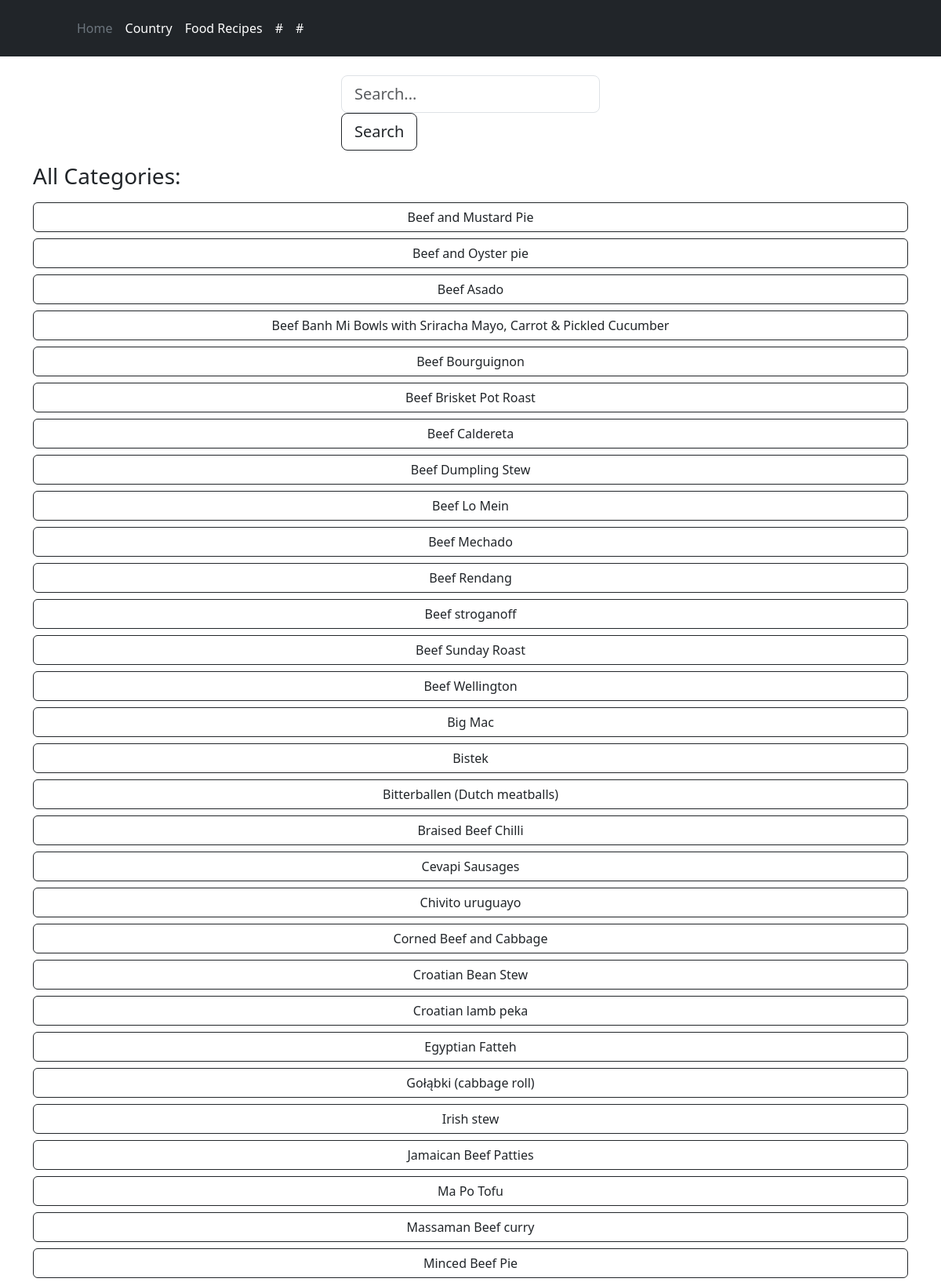
The app's page /food/meals (upper part) with its own data.
### food/models.py (models this page shows)
class Meal(models.Model):
    name = models.CharField(max_length=100)
    image = models.CharField(max_length=100)
    def __str__(self):
        return self.name

### food/views.py (the view)
# urls.py: path('meals', views.meals, name='meals'),
def meals(request):
    q = Meal.objects.all()
    print(q)
    return render(request, 'food/meals.html', {'data': q})

### templates/food/meals.html (shortened to what this page needs)
{% extends 'base.html' %}
{% block content %}
  <div class="container mt-4">
    <div class="d-flex justify-content-center">
        <form class="form-outline" action="{% url 'search'%}">
            <input type="search" name='q' class="form-control form-control-dark form-control-lg" placeholder="Search..." aria-label="Search">
            <button type="submit"  class="btn btn-outline-dark btn-lg btn">Search</button>
        </form>
    </div>
    <h3>All Categories:</h3>
    <div class="d-grid gap-2 mt-3">
      {% for cat in data%}
        <a href="{% url 'meal' meal_name=cat %}" class="btn btn-outline-dark">{{ cat }}</a>
      {% endfor %}
    </div>
  </div>
{% endblock %}

### records on screen
Meal: name "Beef and Mustard Pie"
Meal: name "Beef and Oyster pie"
Meal: name "Beef Asado"
Meal: name "Beef Banh Mi Bowls with Sriracha Mayo, Carrot & Pickled Cucumber"
Meal: name "Beef Bourguignon"
Meal: name "Beef Brisket Pot Roast"
Meal: name "Beef Caldereta"
Meal: name "Beef Dumpling Stew"
Meal: name "Beef Lo Mein"
Meal: name "Beef Mechado"
Meal: name "Beef Rendang"
Meal: name "Beef stroganoff"
Meal: name "Beef Sunday Roast"
Meal: name "Beef Wellington"
Meal: name "Big Mac"
Meal: name "Bistek"
Meal: name "Bitterballen (Dutch meatballs)"
Meal: name "Braised Beef Chilli"
Meal: name "Cevapi Sausages"
Meal: name "Chivito uruguayo"
Meal: name "Corned Beef and Cabbage"
Meal: name "Croatian Bean Stew"
Meal: name "Croatian lamb peka"
Meal: name "Egyptian Fatteh"
Meal: name "Gołąbki (cabbage roll)"
Meal: name "Irish stew"
Meal: name "Jamaican Beef Patties"
Meal: name "Ma Po Tofu"
Meal: name "Massaman Beef curry"
Meal: name "Minced Beef Pie"
